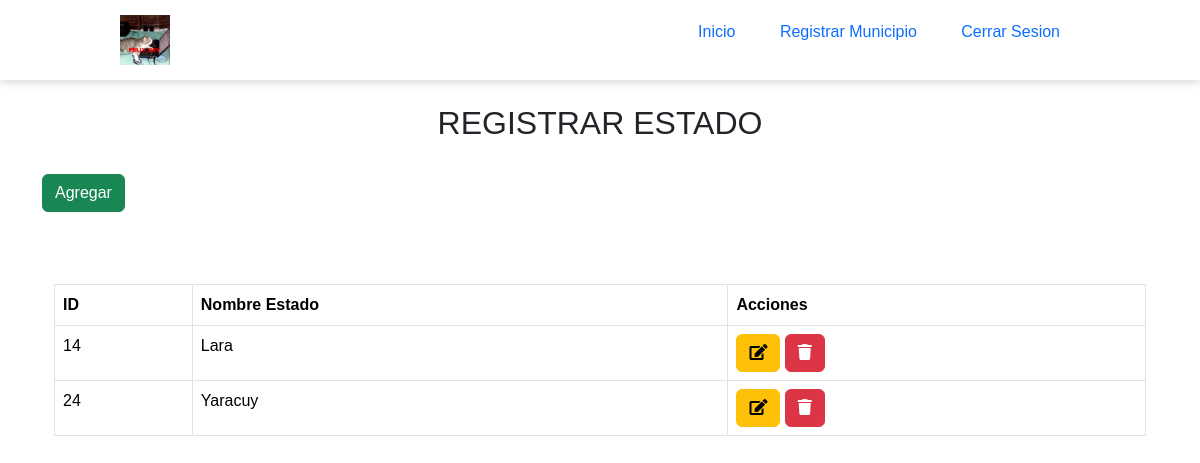
Page /admin-general/estado_mun_parr/registro_estado.php on the committed database.
### tables this page shows
CREATE TABLE `estado` (
  `id_estado` int(11) NOT NULL,
  `n_estado` varchar(50) NOT NULL
);

### admin-general/estado_mun_parr/registro_estado.php (the view, shortened to what this page needs)
<!DOCTYPE html>
<html lang="es">
<head>
	<link rel="stylesheet" href="https://use.fontawesome.com/releases/v5.8.1/css/all.css">
    <link href="https://cdn.jsdelivr.net/npm/bootstrap@5.3.2/dist/css/bootstrap.min.css" rel="stylesheet">
	<link rel="stylesheet" type="text/css" href="styles/registro_estado.css">
</head>
<body>
	<header id="header" class="header">
		<div class="logo">
			<a href=""><img src="img/felix_dev.jpg" alt="logo institucional"></a>
		</div>
		<nav>
			<ul class="nav-links">
				<li><a href="../adm-curso.php">Inicio</a></li>
				<li><a href="registro_municipio.php">Registrar Municipio</a></li>
				<li><a href="../cerrar_sesion.php">Cerrar Sesion</a></li>
			</ul>
		</nav>
	</header>
	<br>
<div class="container">
	<div class="col-sm-12">
		<h2 style="text-align: center;">REGISTRAR ESTADO</h2>
		<br>
		<div>
			<button type="button" class="btn btn-success" data-toggle="modal" data-target="#agregar"> Agregar </button>
		</div>
		<br>
		<br>
		<br>
		<div class="container">
			<table class="table table-bordered" id="dataTable" width="100%" cellspacing="0">
				<thead>
					<tr>
						<th>ID</th>
						<th>Nombre Estado</th>
						<th>Acciones</th>
					</tr>
				</thead>
				<tbody>
					<?php
					require_once("conexion_ve.php");
					$result = mysqli_query($connection, "SELECT * FROM estado");
					while ($fila = mysqli_fetch_assoc($result)) :
					?>
						<tr>
							<td><?php echo $fila['id_estado']; ?></td>
							<td><?php echo $fila['n_estado']; ?></td>
							<td>
								<button type="button" class="btn btn-warning" data-toggle="modal" data-target="#editar<?php echo $fila['id_estado']; ?>">
									<i class="fa fa-edit "></i>
								</button>
								<button type="button" class="btn btn-danger" data-toggle="modal" data-target="#delete<?php echo $fila['id_estado']; ?>">
                                        <i class="fa fa-trash "></i>
                                    </button>
							</td>
							<?php include "editar_estado.php"; ?>
							<?php include "eliminar_estado.php"; ?>
						<?php endwhile; ?>
						</tr>
				</tbody>
			</table>
		</div>
	</div>
</body>
</body>
</html>

### admin-general/estado_mun_parr/styles/registro_estado.css (style rules this page uses)
* { margin: 0px; padding: 0px; }
body { font-family: "Arial"; }
header { background-color: #FFF; display: flex; justify-content: space-between; align-items: center; height: 80px; padding: 5px 10%; box-shadow: 0px 1px 10px rgba(0,0,0,0.2); }
header .logo { cursor: pointer; }
header .logo img { height: 50px; transition: all 0.3s; }
header .nav-links { list-style: none; }
header .nav-links li { display: inline-block; padding: 0 20px; }
header .nav-links a { font-size: 16px; text-decoration: none; }

### admin-general/estado_mun_parr/registro_estado.php (style rules this page uses)
a { text-decoration: none; }

### rows in the picture
estado: id_estado "14", n_estado "Lara"
estado: id_estado "24", n_estado "Yaracuy"
